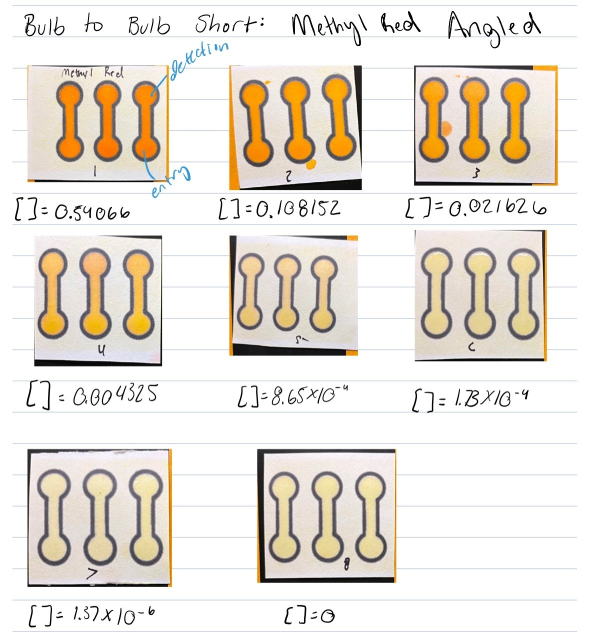
#> input picture bulbbulkimages1.jpg, 1178 x 1280 px (shown at 1/2 size)
$ python photomain630.py
#> lines starting #> are read from the running program, lines starting #| are printed output that depends on the picture; long printed decimals are rounded
#> the answer given: 1
### edgeDetect.py
import cv2
import numpy
from resize_and_display import *

def edgeDetect(string):
#> called with string = 'bulbbulkimages1.jpg'
    img =cv2.imread(string)
#> img is the input picture: shape (1280, 1178, 3); mean B, G, R 217.9, 225.9, 231.8

    imgCanny=cv2.Canny(img, 120,80) #50 low, 70 high maybe
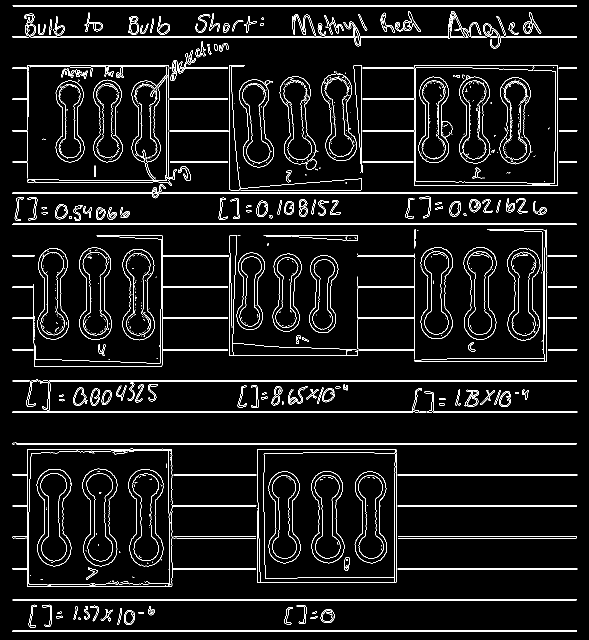
#> imgCanny: shape (1280, 1178) (shown at 1/2 size); 5.7% white in thin lines or dots


    if(img.shape[0] > 1300 or img.shape[1] > 1300):
        resize_and_display(imgCanny, 0.25)
    else:
        resize_and_display(imgCanny, 0.5)


    cv2.waitKey(0)
    cv2.imwrite('blackwhiteimg.jpg', imgCanny)
    return imgCanny

def main():
    edgeDetect("shapes.png")

# [2 lines that do not run on import are left out]

### resize_and_display.py
import cv2

def resize_and_display(image, multiplier):
#> called with multiplier = 0.5
    width = int(image.shape[1] * multiplier)
#> width = 589
    height = int(image.shape[0] * multiplier)
#> height = 640

    resized = cv2.resize(image, (width, height))
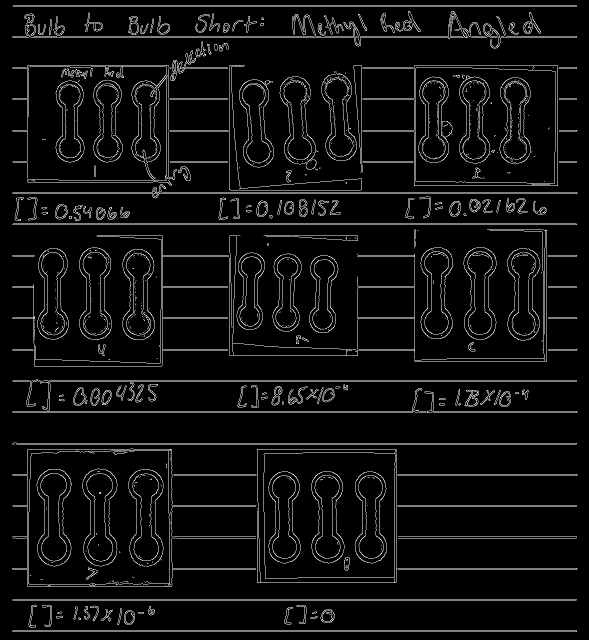
#> resized: shape (640, 589); min 0, max 255, mean 14.6
    cv2.imshow("Shapes", resized)

### shapeFinder.py
from PIL import Image
import colorsys
import cv2
import numpy
#Takes each point in an image, and if it's white it creates a box that's 10 pixels wide and 25 height,
#with the white point in the left center. If there are enough white pixels in that box, the coordinates of the
#initial white coordinate are returned. This can be applied effectively with CV2's canny library for shape detection,
#as white points will cluster around a particular object.

#This uses the numpy library, which has height, width as a tuple, differing from cv2's general method. Careful!

def shapeFinder(image, sentinel, points, y_range = -1, x_range = -1, ymin = 0, ymax = -1, xmin = 0, xmax = -1, x_reverse = False): #as an image object
#> called with sentinel = 30, y_range = -1, x_range = -1, ymin = 0, ymax = -1, xmin = 0, xmax = -1, x_reverse = False
    init_length = len(points)


    #please. change variable names. im begging you
    if(type(image) == str):
        image = cv2.imread(image, cv2.IMREAD_GRAYSCALE)

    print("Beginning search, this might take a while...")

    #x_range is the width of square
    #y_range is the height of square we use to compare against sentinel.

    if(x_range == -1):
        x_range = int((image.shape[1])**(1/2) / 4)
#> x_range = 8
    if(y_range == -1):
        y_range = int((image.shape[0])**(1/2) / 4)
#> y_range = 8

    '''
    print("X range then Y range:", x_range)
    print(y_range)
    '''

    if(sentinel == 30 and x_range * y_range < 30):#forgot what I was thinking when I made this
        #sentinel = 5
        sentinel = 7

    if(ymax == -1):
        ymax = image.shape[0] - 1
#> ymax = 1279

    if(xmax == -1):
        xmax = image.shape[1] - 1
#> xmax = 1177

    if(ymin < 0):
        ymin = 0

    if(xmin < 0):
        xmin = 0

    #generally this looks through the whole image. But with the xmax/xmin and ymax/ymin changed, this changes the area where it will look for a valid point.

    for j in range(xmax - xmin): #width, X VALUE BECAUSE CV2 IS STUPID
        for i in range(ymax - ymin): #height, Y VALUE
            #black and white image, so this can just be a 2d array
            if(x_reverse == True):
                used_j = xmax - j
            else:
                used_j = j + xmin
            used_i = i + ymin


            #was: used_i + ymin, used_j + xmin
            if(image[used_i][used_j] ==255): #check the grayscale color value, if it's 255 then it is definitely white
                count = 1 #number of white pixels found


                #pixel is white, so check surroundings to right
                #and count number of other white pixels
                for a in range(x_range): #x change
                    for b in range(y_range * 2 + 1): #ychange, this will start at -12
                        #make sure that we only look at pixels that actually exist on the image
                        if(x_reverse == False):
                            if (( used_i - y_range + b) < image.shape[0]) and ((used_j + a) < image.shape[1]) and ((b + used_i - y_range) >= 0):
                                if(image[used_i - y_range + b][used_j + a] == 255):
                                    count += 1
                        else:
                            if ((used_j - a) > 0) and ((used_i - y_range + i) < image.shape[0]) and ((used_i - y_range + i) > 0):
                                if(image[used_i - y_range + b][used_j - a] == 255):
                                    count += 1

                if count >= sentinel:
                    #print(f"[{used_j}, {used_i}]", end = "     ")
                    points.append((used_j,used_i))
                    break
        if(len(points) > init_length):
            break
#> after the loop, points = [(29, 435)]

    if(len(points) == init_length):
        print("Didn't find anything, returning the list unchanged.")
        return (-1,-1)
    return points[len(points) - 1]

### bulbBulbAlg.py
from edgeDetect import edgeDetect
from shapeFinder import *
from placePoint import *
from findBulbs import *
from placeSections import *
from avgColorFilter import avgColorFilter

def bulbBulbAlg(photoname):
    bwimage = edgeDetect(photoname)
    horiz_edges = []

    #points has 2 values: leftmost and rightmost. Both are tuples
    leftPoint = shapeFinder(bwimage, 30, horiz_edges)  #"bwimage.jpg"
#> leftPoint = (29, 435)
    rightPoin = shapeFinder(bwimage, 30, horiz_edges, x_reverse = True)
#> rightPoin = (1115, 138)

    #placePoint("bwimage.jpg", horiz_edges)
    #placePoint(photoname, horiz_edges)

    #THIS FINDS THE SECTIONS
    #four X values: first 2 are the left bulb, second 2 are the right bulb
    l_bulbs = findBulbSections(horiz_edges)


    #now that we have our four x coordinates, we can find the centers & radii
    #of the two bulbs


    xrad = int((l_bulbs[1] - l_bulbs[0]) / 2) #half of the distance between these 2
    yrad = int(xrad * 8/7)  #take into account the likely error with vertical positioning

    leftCenter = (l_bulbs[0] + (xrad), horiz_edges[0][1])
    rightCenter = (l_bulbs[2] + (xrad), horiz_edges[1][1])


    leftTopLeft = (leftCenter[0] - xrad, leftCenter[1] - yrad)
    rightTopLeft = (rightCenter[0] - xrad, rightCenter[1] - yrad)

    placeSects(photoname, [leftCenter, rightCenter], xrad, yrad);


    #change the values here
    leftColor = avgColorFilter(photoname, leftTopLeft, xrad * 2, yrad * 2)
    rightColor = avgColorFilter(photoname, rightTopLeft, xrad * 2, yrad * 2)

    print("Left bulb average color:", leftColor)
    print("Right bulb average color:`", rightColor)

### placeSections.py
from  matplotlib import pyplot as plt
from matplotlib import image
from matplotlib import patches as patches

def placeSects(imgstring, center, xrad, yrad):

#> called with imgstring = 'bulbbulkimages1.jpg', xrad = 171, yrad = 195
    if(type(imgstring) == str):
        img_sect = image.imread(imgstring)
    else:
        img_sect = imgstring

    fig, ax = plt.subplots()

    ax.imshow(img_sect)
    if(type(center) == list):
        for bulb in center: #loop over, if "center" is a list of centers.
            print("Bulb x, y:", bulb[0], bulb[1])
            topLeft = (bulb[0] - xrad, bulb[1] - yrad)
            rect = patches.Rectangle(topLeft, xrad * 2, yrad * 2, linewidth=1, edgecolor = 'r', facecolor = 'none')
            ax.add_patch(rect)
    else:
            topLeft = (center[0] - xrad, center[1] - yrad)
            rect = patches.Rectangle(topLeft, xrad * 2, yrad * 2, linewidth=1, edgecolor = 'r', facecolor = 'none')
            topLeft = (center[0] - xrad, center[1] - yrad)
            rect = patches.Rectangle(topLeft, xrad * 2, yrad * 2, linewidth=1, edgecolor = 'r', facecolor = 'none')
            ax.add_patch(rect)


    plt.show()
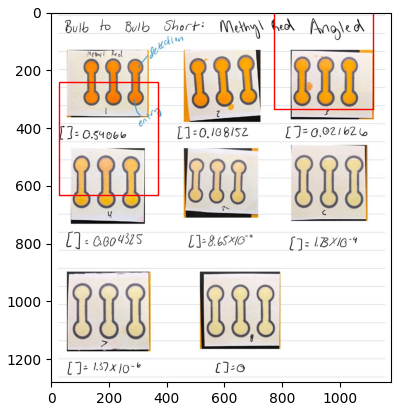
#> figure drawn by matplotlib, 1 panel

'''
    image = cv2.imread(imgstring)
    print(type(image))
    plt.rcParams["figure.figsize"] = [1000, 1000]
    plt.rcParams["figure.autolayout"] = True
    x = point[0]
    y = point[1]
#    plt.xlim(0, image.size[0])
#    plt.ylim(0, image.size[1])
    plt.grid()
    plt.plot(x, y, marker = "o", markersize = 20, markeredgecolor = "red", markerfacecolor = "green")
    plt.show()
'''
def main():
    placePoint("shapes.png", [5, 10])

# [2 lines that do not run on import are left out]

### avgColorFilter.py
import colorsys
import cv2
import numpy as np
from grayscaleFilter import *

def avgColorFilter(image, topLeftPoint, xLength, yLength):
#> called with image = 'bulbbulkimages1.jpg', topLeftPoint = (29, 240), xLength = 342, yLength = 390
    if(type(image) == str):
        openImage = cv2.cvtColor(cv2.imread(image), cv2.COLOR_BGR2RGB)
    else:
        openImage = image #this expects it to be in type RGB, tread with care

    sum_r = 0
    sum_g = 0
    sum_b = 0

    numPix = 0

    for x in range(xLength):
        for y in range(yLength):

            #openImage.shape gives (y,x) so that's why its indexes are reversed from the passed point
            if(x + topLeftPoint[0] < openImage.shape[1] and y + topLeftPoint[1] < openImage.shape[0]):
                pixel = openImage[topLeftPoint[1] + y][topLeftPoint[0] + x]

                if grayscaleFilter(pixel): #if a valid pixel:
                    numPix += 1
                    sum_r += pixel[0]
                    sum_g += pixel[1]
                    sum_b += pixel[2]
#> after the loop, numPix = 18427; sum_b = 1416206; sum_g = 2948312; sum_r = 4176713
    if(numPix == 0):
        return (0,0,0)
    else:
        avg_r = sum_r / numPix
#> avg_r = 226.7
        avg_g = sum_g / numPix
#> avg_g = 160
        avg_b = sum_b / numPix
#> avg_b = 76.85
        return (avg_r, avg_g, avg_b)


# [4 lines left out: function main, not called in this run]

# [2 lines that do not run on import are left out]

### inputLoop.py
def inputLoop():
    try:
        choice = int(input("Which type of strip did you use?\n1:Bulb to Bulb\n2:Bulb to Channel\n3:Three Bulb Strip\nResponse: "));
        if(choice != 1 and choice != 2 and choice != 3):
            raise(ValueError)

        return choice
    except:
        print("Invalid input. To exit, use a keyboard interrupt.")
        choice = inputLoop()
        return choice

### findBulbs.py
def findBulbSections(points):
    #first, take out the
    leftX = points[0][0]
    rightX = points[1][0]
    fulldistance = rightX - leftX

    #left bulb is 6. middle is 7. right bulb is 6.
    #sum is 19

    ratio = 19

    unit_distance = int(fulldistance / ratio)

    fourXpoints = []

    #left bulb
    fourXpoints.append(leftX)
    fourXpoints.append(leftX + unit_distance * 6)

    #right bulb
    fourXpoints.append(rightX - unit_distance * 6)
    fourXpoints.append(rightX)

    return fourXpoints

### grayscaleFilter.py
import colorsys

def grayscaleFilter(pixel):

    cmax = max(pixel)
    cmin = min(pixel)
    delta = int(cmax) - int(cmin)
    if(delta >= 30):
        if(cmin < 175):
            if(cmax > 100):
                return True

    return False


def main():
    pass

# [2 lines that do not run on import are left out]

### photomain630.py
import sys
from inputLoop import inputLoop
from bulbBulbAlg import bulbBulbAlg
from bulbChannelAlg import bulbChannelAlg
from threeBulbsAlg import threeBulbsAlg

def main():
    if(len(sys.argv) == 1):
        photoname = "bulbbulkimages1.jpg"
    else:
        photoname = sys.argv[1]

    choice = inputLoop()
    #try:
    if(choice == 1):
        bulbBulbAlg(photoname)
#> in bulbBulbAlg, `leftColor = avgColorFilter(photoname, leftTopLeft, xrad * 2, yrad * 2)`: leftColor = (226.7, 160, 76.85)
#> in bulbBulbAlg, `rightColor = avgColorFilter(photoname, rightTopLeft, xrad * 2, yrad * 2)`: rightColor = (232.2, 158.4, 37.69)
#| Left bulb average color: (226.663, 160.000, 76.855)
#| Right bulb average color:` (232.195, 158.354, 37.694)
    elif(choice == 2):
        bulbChannelAlg(photoname)
    elif(choice == 3):
        threeBulbsAlg(photoname)
    #except Exception as e:
    #    print("Invalid filename.")
    #    print(e)
    sys.exit()
#> (the program exits here)

$ run again, with bulbbulkimages2.jpg copied over bulbbulkimages1.jpg
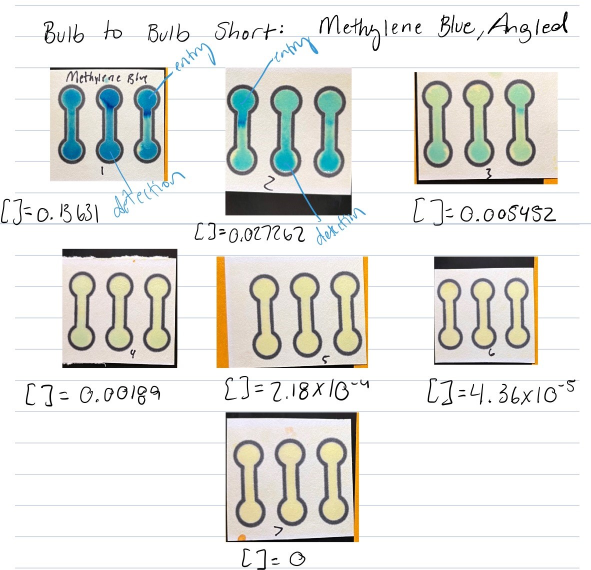
#> input picture bulbbulkimages2.jpg, 1182 x 1140 px (shown at 1/2 size)
#> in edgeDetect, img is the input picture: shape (1140, 1182, 3); mean B, G, R 224.3, 227.9, 227.8
#> in edgeDetect, `imgCanny=cv2.Canny(img, 120,80)`:
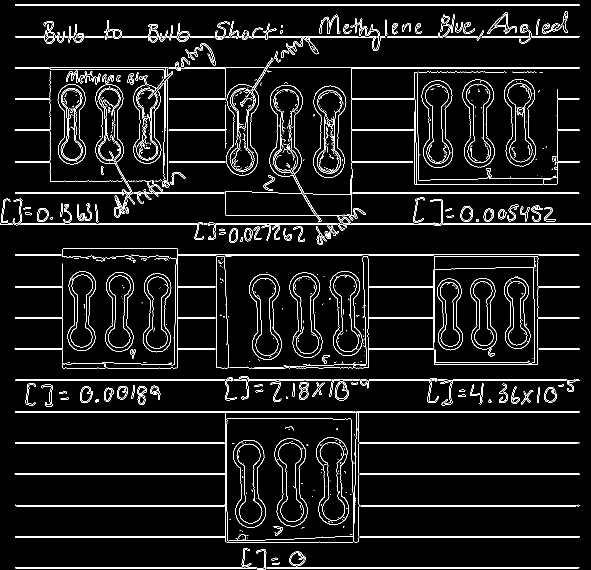
#> imgCanny: shape (1140, 1182) (shown at 1/2 size); 6% white in thin lines or dots
#> leftPoint = (0, 446)
#> rightPoin = (1135, 25)
#> in placeSects, `plt.show()`:
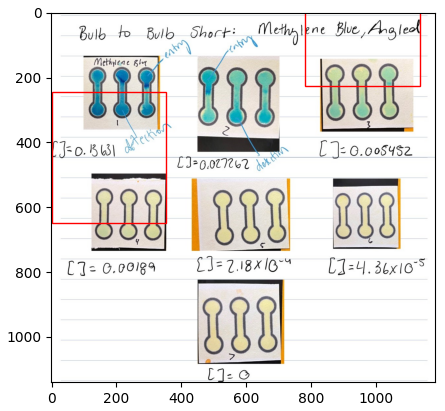
#> figure drawn by matplotlib, 1 panel
#> after the loop in avgColorFilter, `for x in range(xLength):`: numPix = 9708; sum_b = 1528605; sum_g = 1536851; sum_r = 1019218
#> avg_r = 105
#> avg_g = 158.3
#> avg_b = 157.5
#> leftColor = (105, 158.3, 157.5)
#> rightColor = (190.4, 214.3, 164.9)
#| Left bulb average color: (104.987, 158.308, 157.458)
#| Right bulb average color:` (190.365, 214.319, 164.867)

$ run again, with image.jpg copied over bulbbulkimages1.jpg
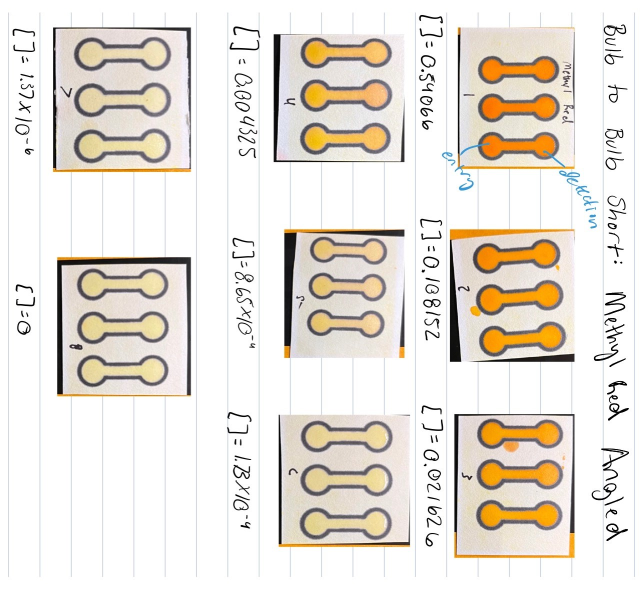
#> input picture image.jpg, 1280 x 1178 px (shown at 1/2 size)
#> in edgeDetect, img is the input picture: shape (1178, 1280, 3); mean B, G, R 217.9, 225.9, 231.8
#> in edgeDetect, `imgCanny=cv2.Canny(img, 120,80)`:
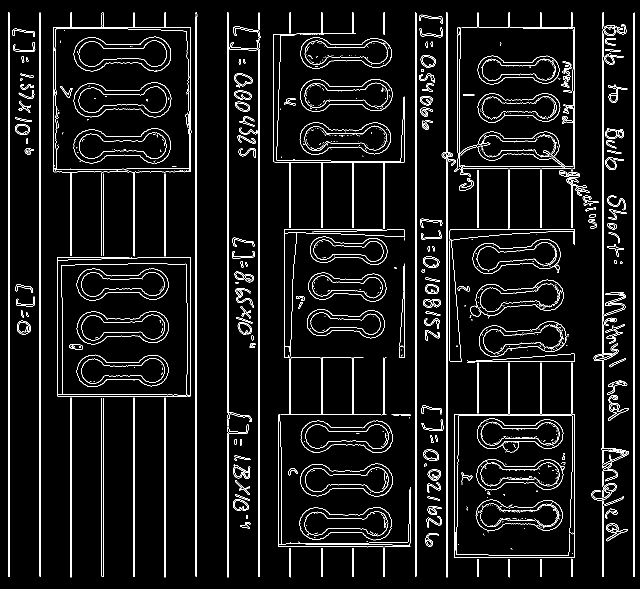
#> imgCanny: shape (1178, 1280) (shown at 1/2 size); 5.7% white in thin lines or dots
#> leftPoint = (16, 30)
#> rightPoin = (1269, 31)
#> in placeSects, `plt.show()`:
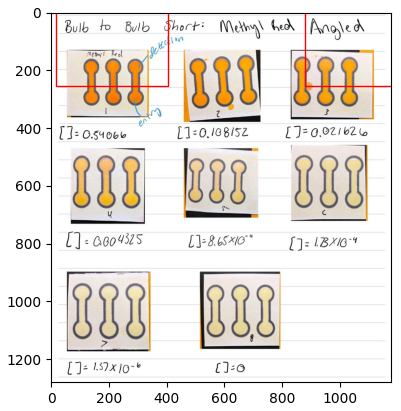
#> figure drawn by matplotlib, 1 panel
#> after the loop in avgColorFilter, `for x in range(xLength):`: numPix = 3430; sum_b = 575140; sum_g = 725643; sum_r = 784797
#> avg_r = 228.8
#> avg_g = 211.6
#> avg_b = 167.7
#> leftColor = (228.8, 211.6, 167.7)
#> rightColor = (229.1, 142.8, 30.9)
#| Left bulb average color: (228.804, 211.558, 167.679)
#| Right bulb average color:` (229.103, 142.841, 30.900)
